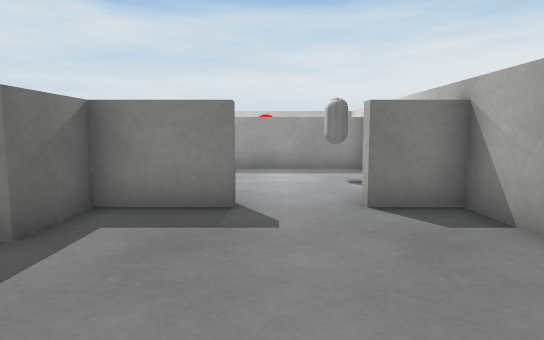
view 1 (above)

16 first-person views from a walk through a 3-D level made in the Unity game engine. The camera is 0.56 m above the floor, tilts 6° down and sees 75° across. The floor is counted in squares, 0.5 m on a side. Each view is taken from the middle of a square. On the plan, view 1 faces up. The plan holds only what a view shows up to about 14 squares ahead; the rest is blank. Surface patterns are stand-ins for the level's own textures.

view 2
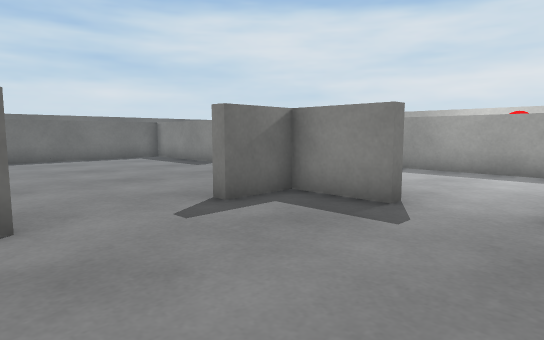

view 3
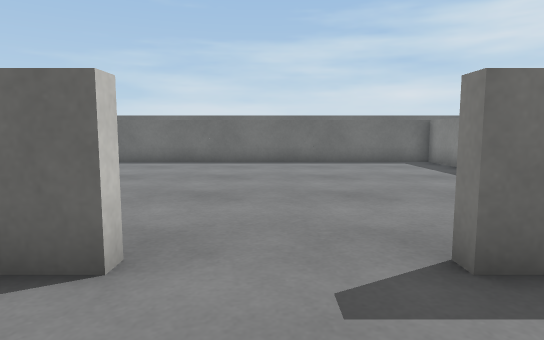

view 4
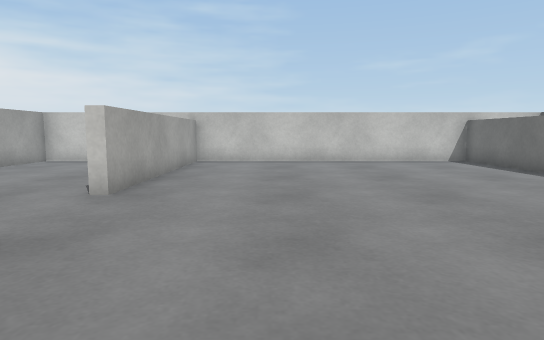

view 5
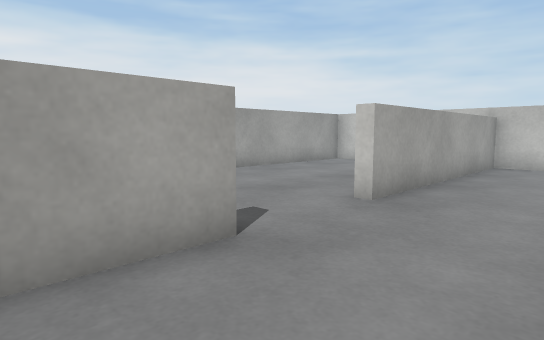

view 6
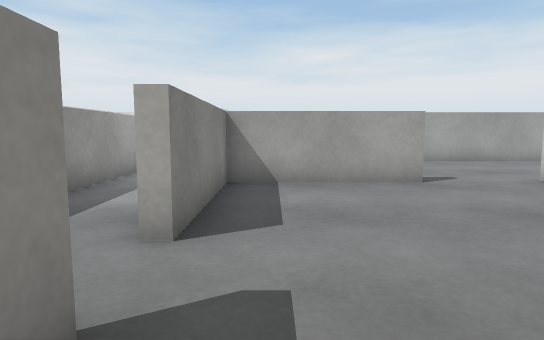

view 7
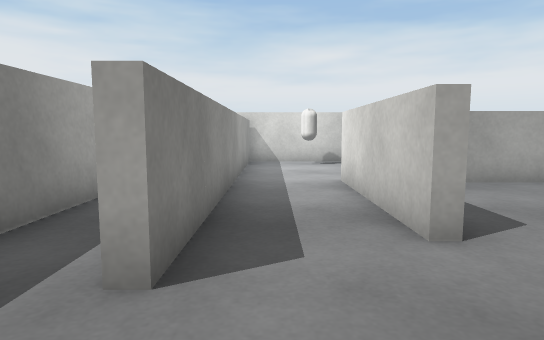

view 8
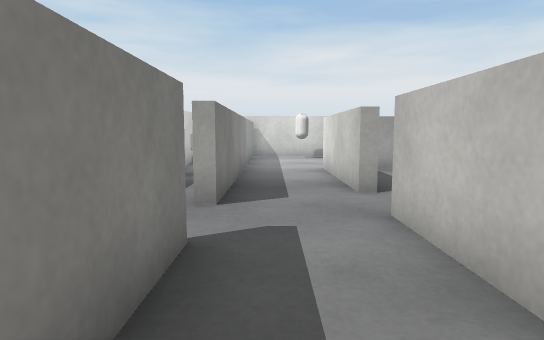

view 9
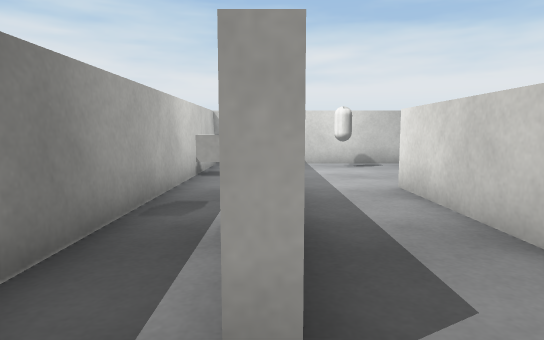

view 10
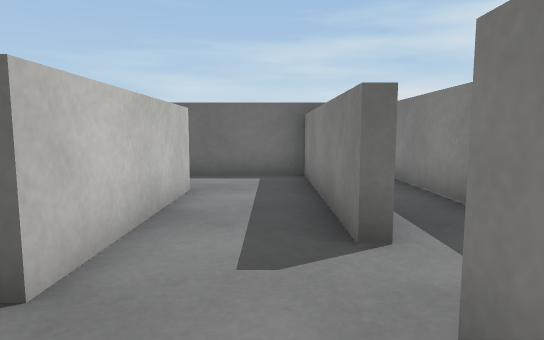

view 11
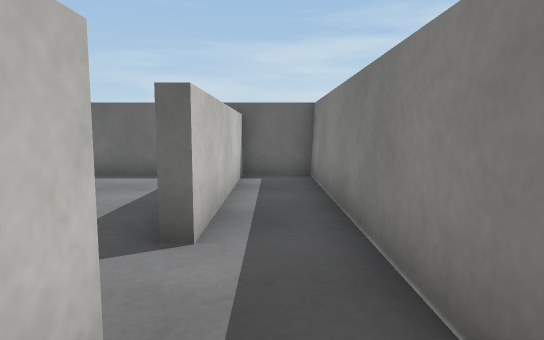

view 12
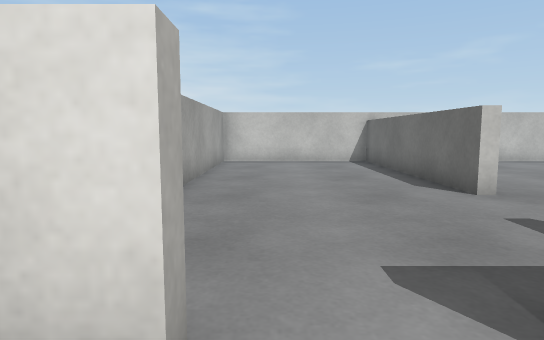

view 13
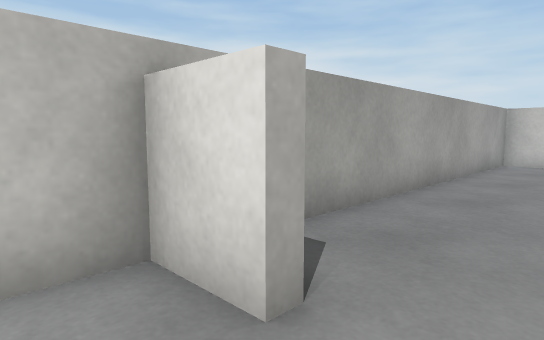

view 14
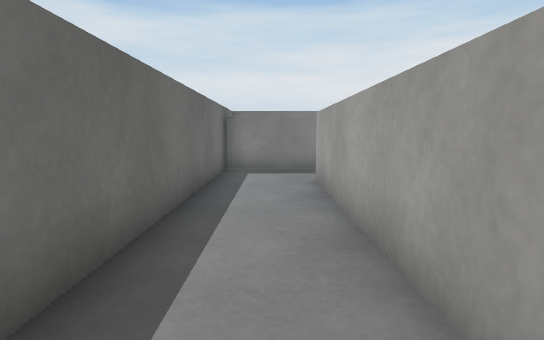

view 15
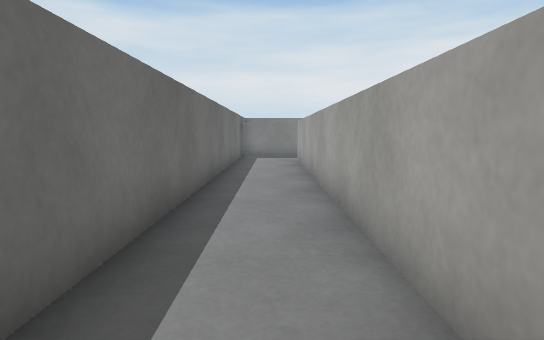

view 16
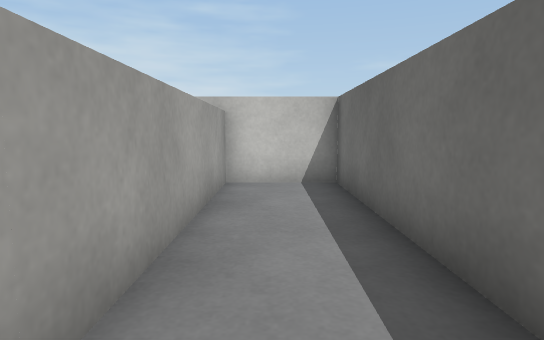

### Floor plan
Points are (right, up) in squares from view 1. A wall is a line through its corners. A room is listed if a view was taken in it or the views show most of it. See-through windows are left out.
Room 1 (views 1, 2, 3, 4, 5, 6)
walls: (-0.5, 5.3) (-2.7, 5.3) (-2.7, 3.6) (-3, 3.6) (-3, 8) (-7.5, 8); (-9.1, 8) (-10, 8); (-11.5, 8) (-13.6, 8) (-13.6, -6.9) (-3, -6.9) (-3, 0.7) (-2.7, 0.7) (-2.7, -6.9) (2.9, -6.9) (2.9, 5.3) (1.4, 5.3)
ways out: opening at (-8.5, 8) to room 2; opening at (0.5, 5) to room 2
Room 2 (views 7, 8, 9, 10, 12, 13, 14, 15, 16)
walls: (-7.5, 8.4) (-2.6, 8.4); (-10.5, 11.2) (-10.5, 10.9) (-16.4, 10.9); (-16.5, 11.1) (-16.5, -6.9) (-14, -6.9) (-14, 8.4) (-9.1, 8.4); (1.4, 5.6) (2.9, 5.6) (2.9, 10.9) (-8.6, 10.9) (-8.6, 11.2)
ways out: opening at (-8.5, 8) to room 1; opening at (0.5, 5) to room 1; opening at (-9.5, 11) to room 3
objects: capsule (1, 9) to (2, 9)
Room 3 (view 11)
walls: (-8.6, 11.2) (-7.9, 11.2); (-16.4, 11.2) (-10.5, 11.2); (2.9, 13.1) (-16.5, 13.1) (-16.5, 11.1)
ways out: opening at (-9.5, 11) to room 2
objects: cube (-4, 12); other object (-1, 12) to (0, 12)

Positions as (right, up) in squares from view 1, and headings:
1: (0, 0), facing up
2: (2, 0), facing up-left
3: (0, 2), facing left
4: (-6, 7), facing down
5: (-6, 6), facing down-right
6: (-11, 7), facing right
7: (-11, 10), facing right
8: (-14, 10), facing right
9: (-10, 11), facing right
10: (-7, 10), facing left
11: (-7, 12), facing left
12: (1, 7), facing down
13: (0, 7), facing down-right
14: (-15, 0), facing up
15: (-15, -6), facing up
16: (-15, 1), facing down
